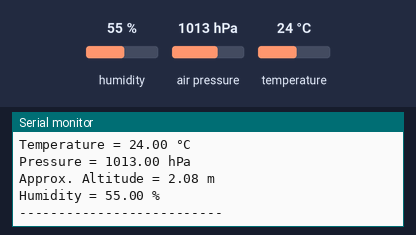
A sketch run on a simulated ESP32-C3. On the bench: the last lines printed to the serial monitor. Inputs (shaded band) come from the test bench; at power-on: humidity 55 %, air pressure 1013 hPa, temperature 24 °C.

Above: at 2.2 s.
2.3 s: humidity set to 22 %
At 3.6 s:
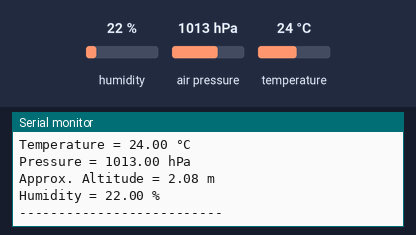
3.8 s: air pressure set to 952 hPa
At 5.2 s:
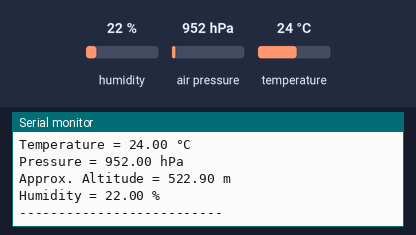

The sketch:

sensor_reading.ino
```cpp
#include <Wire.h>
#include <Adafruit_Sensor.h>
#include <Adafruit_BME280.h>

// Define I2C pins for ESP32-C3
#define I2C_SDA 8
#define I2C_SCL 9

// Sea level pressure in hPa for altitude calculation
#define SEALEVELPRESSURE_HPA (1013.25)

Adafruit_BME280 bme;

void setup() {
  Serial.begin(115200);
  // Wait briefly for USB CDC serial connection on ESP32-C3
  delay(1000);
  Serial.println("\n--- BME280 Sensor Test ---");

  // Initialize I2C with explicit ESP32-C3 pins
  Wire.begin(I2C_SDA, I2C_SCL);

  // Initialize BME280
  // Note: Most generic breakout boards use 0x76; official Adafruit boards use 0x77.
  if (!bme.begin(0x76, &Wire)) {
    Serial.println("Could not find a valid BME280 sensor at 0x76, trying 0x77...");
    if (!bme.begin(0x77, &Wire)) {
      Serial.println("Could not find a valid BME280 sensor! Check wiring.");
      while (1) delay(10);
    }
  }

  Serial.println("BME280 successfully initialized!\n");
}

void loop() {
  // Read and print Temperature
  Serial.print("Temperature = ");
  Serial.print(bme.readTemperature());
  Serial.println(" °C");

  // Read and print Pressure (converted from Pascals to hPa)
  Serial.print("Pressure = ");
  Serial.print(bme.readPressure() / 100.0F);
  Serial.println(" hPa");

  // Read and print Approximate Altitude
  Serial.print("Approx. Altitude = ");
  Serial.print(bme.readAltitude(SEALEVELPRESSURE_HPA));
  Serial.println(" m");

  // Read and print Humidity
  Serial.print("Humidity = ");
  Serial.print(bme.readHumidity());
  Serial.println(" %");

  Serial.println("--------------------------");
  delay(2000); // Wait 2 seconds between readings
}
```

Measured:
- after the input at 2.3 s, the serial monitor: prints a new line after 0.71 s (image 1)
- after the input at 3.8 s, the serial monitor: prints a new line after 1.2 s (image 2)
